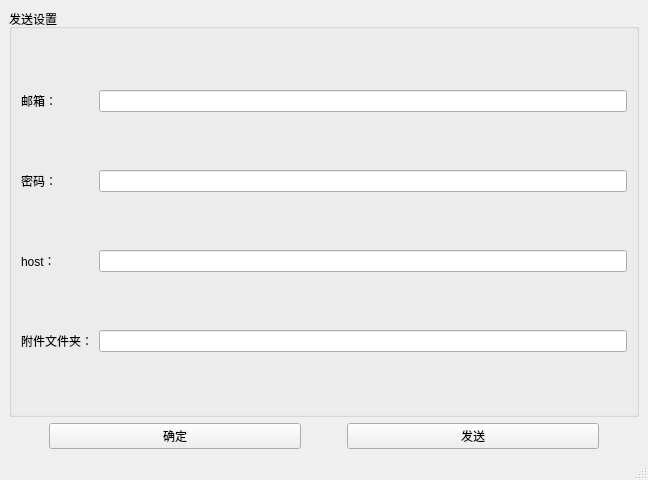
<?xml version="1.0" encoding="UTF-8"?>
<ui version="4.0">
 <class>MainWindow</class>
 <widget class="QMainWindow" name="MainWindow">
  <property name="geometry">
   <rect>
    <x>0</x>
    <y>0</y>
    <width>648</width>
    <height>480</height>
   </rect>
  </property>
  <property name="windowTitle">
   <string>自动发送邮件</string>
  </property>
  <property name="statusTip">
   <string/>
  </property>
  <widget class="QWidget" name="centralwidget">
   <layout class="QVBoxLayout" name="verticalLayout" stretch="6,4">
    <item>
     <widget class="QGroupBox" name="groupBox">
      <property name="title">
       <string>发送设置</string>
      </property>
      <layout class="QGridLayout" name="gridLayout" columnstretch="0,0">
       <item row="0" column="0">
        <widget class="QLabel" name="label">
         <property name="text">
          <string>邮箱：</string>
         </property>
        </widget>
       </item>
       <item row="0" column="1">
        <widget class="QLineEdit" name="email_addr_lineEdit">
         <property name="statusTip">
          <string>发送方邮箱地址</string>
         </property>
         <property name="whatsThis">
          <string>发送方邮箱地址</string>
         </property>
        </widget>
       </item>
       <item row="1" column="0">
        <widget class="QLabel" name="label_2">
         <property name="text">
          <string>密码：</string>
         </property>
        </widget>
       </item>
       <item row="1" column="1">
        <widget class="QLineEdit" name="passwd_lineEdit_2">
         <property name="statusTip">
          <string>发送方邮箱密码</string>
         </property>
         <property name="echoMode">
          <enum>QLineEdit::Password</enum>
         </property>
        </widget>
       </item>
       <item row="2" column="0">
        <widget class="QLabel" name="label_3">
         <property name="text">
          <string>host：</string>
         </property>
        </widget>
       </item>
       <item row="2" column="1">
        <widget class="QLineEdit" name="host_lineEdit_3"/>
       </item>
       <item row="3" column="0">
        <widget class="QLabel" name="label_4">
         <property name="text">
          <string>附件文件夹：</string>
         </property>
        </widget>
       </item>
       <item row="3" column="1">
        <widget class="QLineEdit" name="file_path_lineEdit_4">
         <property name="statusTip">
          <string>附件所在文件夹</string>
         </property>
         <property name="text">
          <string/>
         </property>
         <property name="cursorPosition">
          <number>0</number>
         </property>
        </widget>
       </item>
      </layout>
     </widget>
    </item>
    <item>
     <layout class="QHBoxLayout" name="horizontalLayout">
      <item>
       <spacer name="horizontalSpacer">
        <property name="orientation">
         <enum>Qt::Horizontal</enum>
        </property>
        <property name="sizeType">
         <enum>QSizePolicy::Minimum</enum>
        </property>
        <property name="sizeHint" stdset="0">
         <size>
          <width>40</width>
          <height>20</height>
         </size>
        </property>
       </spacer>
      </item>
      <item>
       <widget class="QPushButton" name="ok_pushButton">
        <property name="text">
         <string>确定</string>
        </property>
       </widget>
      </item>
      <item>
       <spacer name="horizontalSpacer_3">
        <property name="orientation">
         <enum>Qt::Horizontal</enum>
        </property>
        <property name="sizeType">
         <enum>QSizePolicy::Minimum</enum>
        </property>
        <property name="sizeHint" stdset="0">
         <size>
          <width>40</width>
          <height>20</height>
         </size>
        </property>
       </spacer>
      </item>
      <item>
       <widget class="QPushButton" name="pushButton_5">
        <property name="text">
         <string>发送</string>
        </property>
       </widget>
      </item>
      <item>
       <spacer name="horizontalSpacer_2">
        <property name="orientation">
         <enum>Qt::Horizontal</enum>
        </property>
        <property name="sizeType">
         <enum>QSizePolicy::Minimum</enum>
        </property>
        <property name="sizeHint" stdset="0">
         <size>
          <width>40</width>
          <height>20</height>
         </size>
        </property>
       </spacer>
      </item>
     </layout>
    </item>
   </layout>
  </widget>
  <widget class="QStatusBar" name="statusbar"/>
 </widget>
 <resources/>
 <connections/>
</ui>
